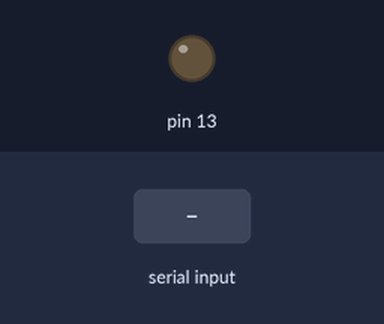
Simulated run of this sketch. Board: Arduino Uno, built with avr-gcc and run on an emulated ATmega328P. Shown: output pins drawn as LEDs (lit = HIGH). The test bench sets the inputs (shaded band).

Above: at 1.2 s.
1.3 s: "1" received over Serial
At 2.3 s:
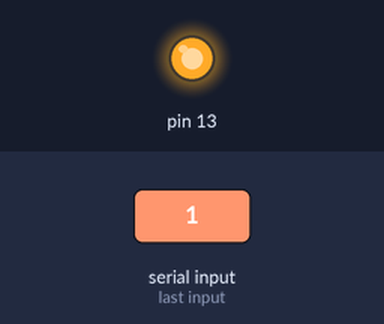
2.8 s: "0" received over Serial
At 3.5 s:
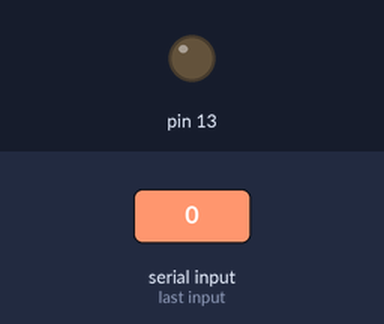
Timing chart, 0 to 5.8 s (numbered marks = the images above; inputs shaded):
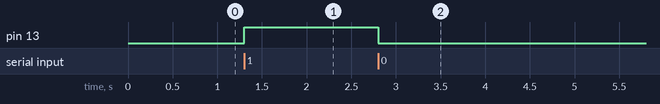

Measured:
- after the input at 1.3 s, pin 13: LOW → HIGH at once
- after the input at 2.8 s, pin 13: HIGH → LOW at once

The sketch:

reto_17b.ino
```cpp
int dato;
void setup() {
  // put your setup code here, to run once:
  Serial.begin (9600);
  pinMode (13, OUTPUT);
}

void loop() {
  // put your main code here, to run repeatedly:
  if (Serial.available() > 0) {

    dato = Serial.read();

  }

  if (dato == '1') {

    digitalWrite (13, HIGH);
  }

  else {
    digitalWrite (13, LOW);
  }

}
```
